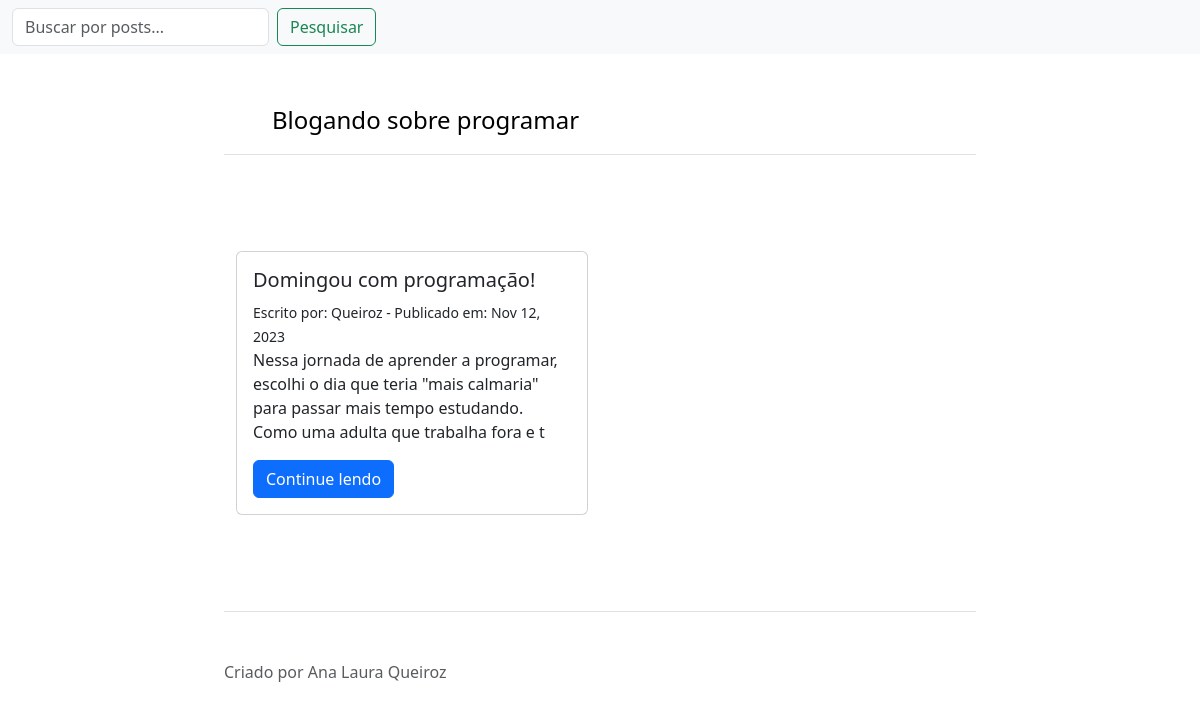
The page /blog/ on the database as committed earlier.
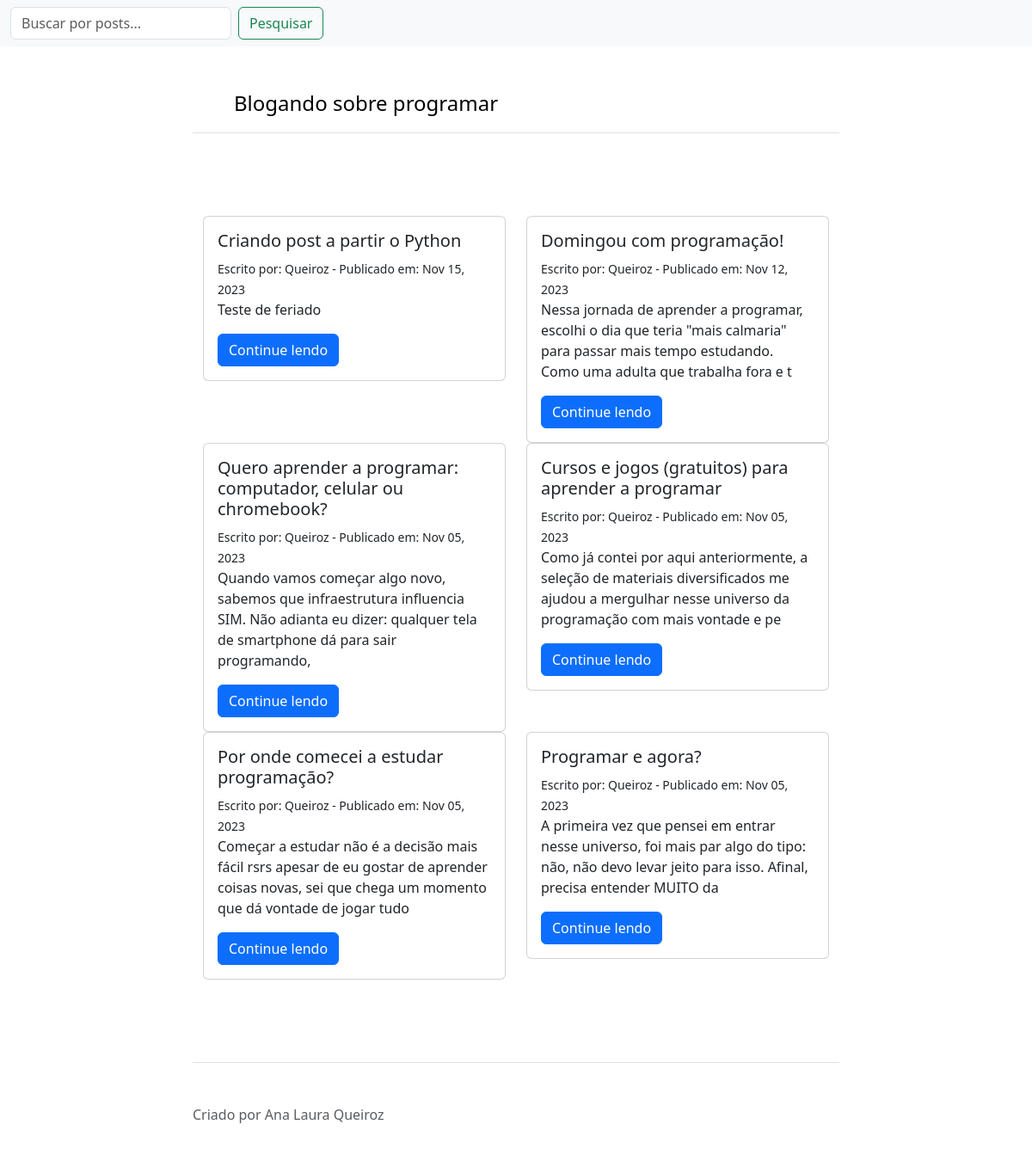
The same page on the database as committed later.
### blog/models.py (models this page shows)
class Post(models.Model):
    title = models.CharField(max_length=200, unique=True) #texto do titulo, caracteres limitados
    slug = models.SlugField(max_length=40,default=slugify(title)) #criar url personalizada do post, sem ID publica
    author = models.ForeignKey(User, on_delete=models.CASCADE, related_name='blog_posts') #login par publicacao e regra de exclusao dos dados ao excluir autor
    created_date = models.DateTimeField(auto_now_add=True) #data e hora conforme tiemzone
    update_on = models.DateField(auto_now =True)
    content = models.TextField() #texto do blog, texto longo, caracteres ilimitados
    status = models.IntegerField(choices=STATUS, default=0) #padrao do post é rascunho
    published_date = models.DateTimeField(blank=True, null=True)
    class Meta:
        ordering = ['-created_date']

### blog/views.py (the view)
# urls.py: path('', views.PostList.as_view(), name = 'home'),
class PostList(generic.ListView):
    queryset = Post.objects.filter(status=1).order_by('-created_date')
    template_name = 'index.html'

### blog/templates/index.html
{% extends 'base.html' %}
{% load static %}
{% block content %}
    <main class = "container py-5">
    <div class=" row">
        {% for post in post_list %}
            <div class ="col-sm-6">
            <div class="card">
                <div class="card-body">
                <h5 class="card-title">{{ post.title }}</h5>
                <small> Escrito por:
                    {{ post.author.username|title }} - Publicado em: {{ post.created_date|date:"M d, Y" }}
                </small>
                <p class="card-text">{{ post.content | slice:":150"}}</p>
                <a href="{% url 'post_detail' post.slug %}" class="btn btn-primary">Continue lendo</a>
                </div>
            </div>
            </div>
        {% endfor %}
    </div>
    </main>
{% endblock %}

Rows that differ between the two databases and show on the page:
now on this page (row edited): Post: title "Criando post a partir o Python", author.username "Queiroz", created_date "Nov 15, 2023", content "Teste de feriado"
now on this page (row edited): Post: title "Quero aprender a programar: computador, celular ou chromebook?", author.username "Queiroz", created_date "Nov 05, 2023", content "Quando vamos começar algo novo, sabemos que infraestrutura influencia SIM. Não adianta eu dizer: qualquer tela de smartphone dá para sair programando,"
now on this page (row edited): Post: title "Cursos e jogos (gratuitos) para aprender a programar", author.username "Queiroz", created_date "Nov 05, 2023", content "Como já contei por aqui anteriormente, a seleção de materiais diversificados me ajudou a mergulhar nesse universo da programação com mais vontade e pe"
now on this page (row edited): Post: title "Por onde comecei a estudar programação?", author.username "Queiroz", created_date "Nov 05, 2023", content "Começar a estudar não é a decisão mais fácil rsrs apesar de eu gostar de aprender coisas novas, sei que chega um momento que dá vontade de jogar tudo"
now on this page (row edited): Post: title "Programar e agora?", author.username "Queiroz", created_date "Nov 05, 2023", content "A primeira vez que pensei em entrar nesse universo, foi mais par algo do tipo: não, não devo levar jeito para isso. Afinal, precisa entender MUITO da"
